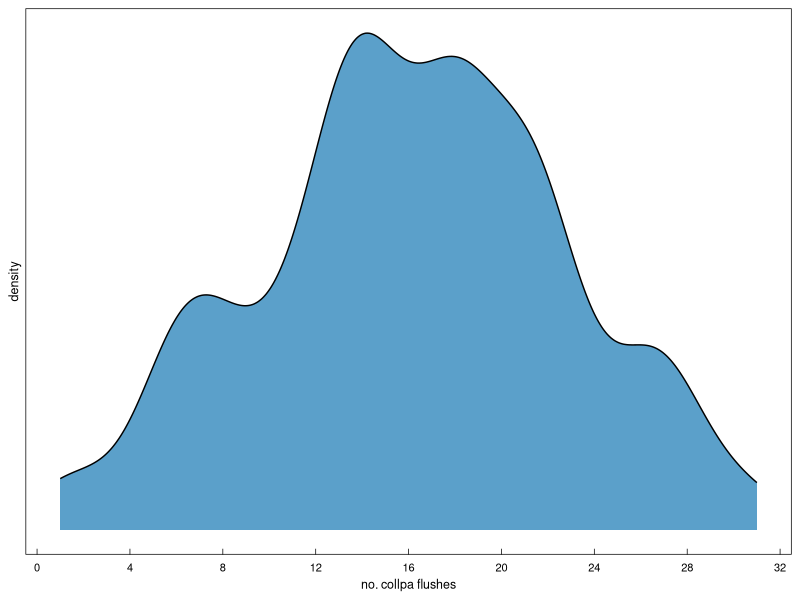
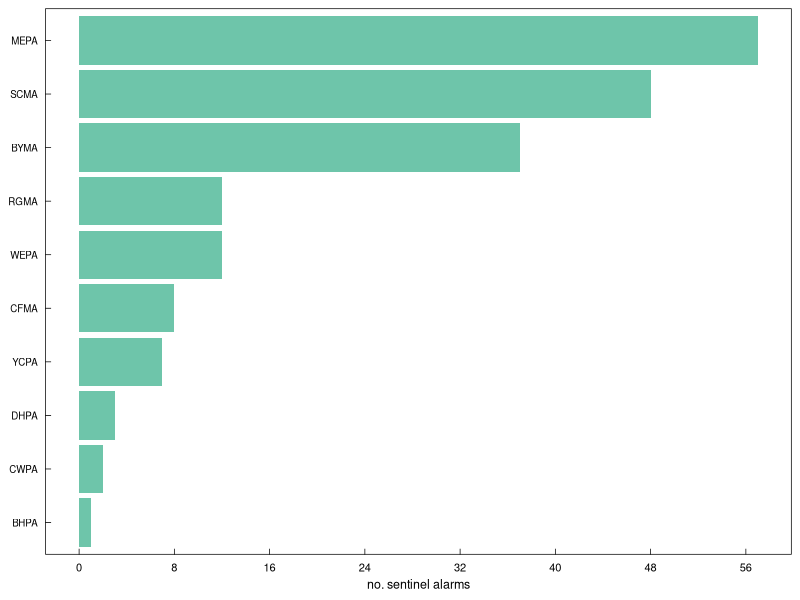
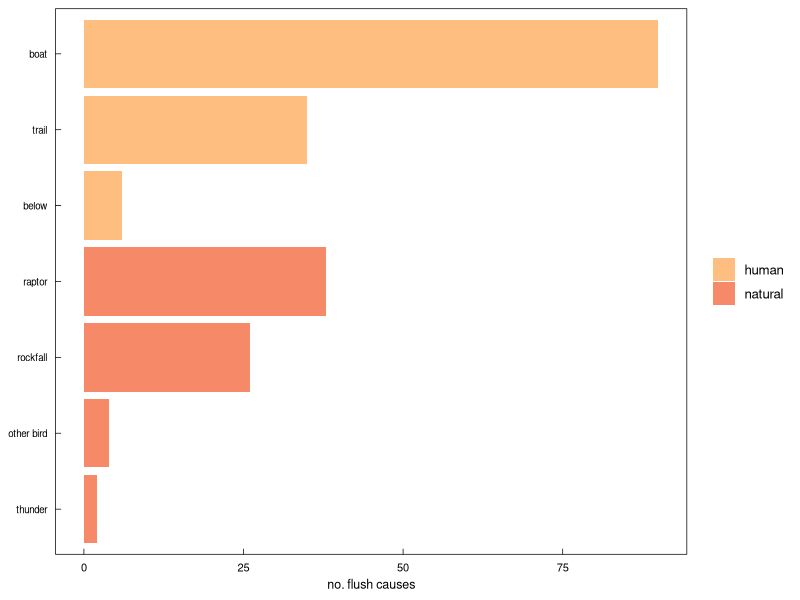
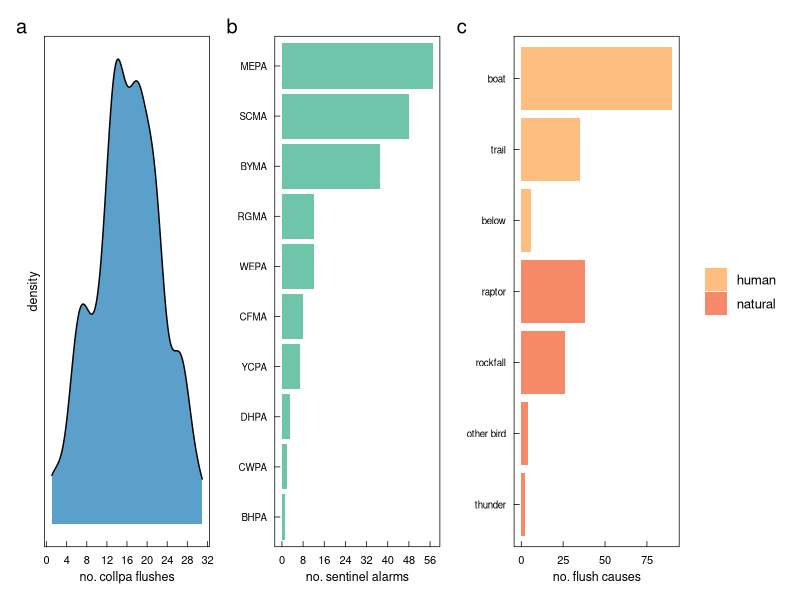

Here is the R script that generated these plots, in order:
#### this script organizes data, plots flush and fights data
#### should be figure ~4 in the manuscript

library(ggplot2)      # plotting and viz
library(plyr)         # legacy df manipulation
library(dplyr)        # variable grouping and manipulation
library(reshape)      # legacy df manipulation
library(data.table)   # legacy functions on df 
library(tidyverse)
library(tidyr)        # gathering and spreading
library(zoo)          # roll mean
library(ggthemes)     # helpful ggplot themes
library(forcats)
library(scales)
library(RColorBrewer) # pretty colors
library(ggridges)
library(colorspace)
library(patchwork)
library(lubridate)    # formatting times dates


# custom ggplot theme
themeKV <- theme_few()+
  theme(strip.background = element_blank(),
        axis.line = element_blank(),
        axis.text.x = element_text(colour = "black", margin = margin(0.2, unit = "cm")),
        axis.text.y = element_text(colour = "black", margin = margin(c(1, 0.2), unit = "cm")),
        axis.ticks.x = element_line(colour = "black", linewidth=.25), 
        axis.ticks.y = element_line(colour = "black", linewidth=.25),
        axis.ticks.length=unit(-0.15, "cm"), 
        element_line(colour = "black", linewidth=.5),
        panel.border = element_rect(colour = "black", fill=NA, linewidth=.5),
        legend.title=element_blank(),
        strip.text=element_text(hjust=0))

#### read in flush and fight data from csv
flush <- read.csv('data/flush.csv')
flush1 <- subset(flush, select = c(DATE)) # subset full dataset for only date column
flush2 <- flush1 %>% group_by(DATE) %>% # Group by count of multiple columns
  summarise(total_count=n(),.groups = 'drop') %>%
  as.data.frame() # make new df with these data

#### first to do, document # flushes per day, as density plot
p1 <- ggplot(flush2, aes(x = total_count, fill=c("#3288bd"))) +
  themeKV + theme(legend.position = "none", 
                  axis.text.y = element_blank(),
                  axis.title.y = element_text(size = 9),
                  axis.ticks.y = element_blank(),
                  axis.text.x = element_text(size = 8),
                  axis.title.x = element_text(size = 9),
                  ) + 
  geom_density(size = 0.5, alpha = 0.8, adjust = 0.7) +
  scale_fill_manual(values=c("#3288bd")) +
  scale_x_continuous(breaks = seq(0, 40, by = 4)) +
  xlab("no. collpa flushes")
p1


#### now count the occurrences of each species was a sentinel
flush <- read.csv('data/flush.csv')
sentinel <- subset(flush, select = c(ALARM)) # subset full dataset for only species IDs
sentinel1 <- sentinel %>% 
  filter(!(ALARM == 'NA')) # filter out NA values

# make col plot of alarm species
p2 <- ggplot(sentinel1, aes(y = fct_rev(fct_infreq(ALARM)), group=ALARM)) +
  themeKV + theme(legend.position = "none", 
                  axis.text.y = element_text(size = 7),
                  axis.title.y = element_blank(),
                  axis.text.x = element_text(size = 8),
                  axis.title.x = element_text(size = 9),
  ) + 
  geom_bar(fill = c("#66c2a5"), alpha =0.95) +
  scale_fill_manual(values=c("#66c2a5")) +
  scale_x_continuous(breaks = seq(0, 60, by = 8)) +
  xlab("no. sentinel alarms")
p2


#### now count the occurrences of each flush cause
flush <- read.csv('data/flush.csv')
cause <- subset(flush, select = c(CAUSE, CATEGORY)) # subset full dataset for only species IDs
cause1 <- cause %>% 
  filter(!(CAUSE == 'NA')) # filter out NA values

# count number of cause occurences
cause2 <- cause1 %>% group_by(CAUSE, CATEGORY) %>% # Group by count of multiple columns
  summarise(total_count=n(),.groups = 'drop') %>%
  as.data.frame() # make new df with these data
# manually reorder to sort by CATEGORY then CAUSE
reorder = c(3,1,6,4,5,7,2) # create reorder variables
cause2$reorder = reorder # add as col to df
# dplyr frustrating me too much so gave up and just manually redid it

  p3 <- ggplot(cause2, aes(x=total_count, y=fct_rev(fct_reorder(CAUSE, reorder)), fill=CATEGORY)) +
  themeKV + theme(#legend.position = "none", 
                  axis.text.y = element_text(size = 7),
                  axis.title.y = element_blank(),
                  axis.text.x = element_text(size = 8),
                  axis.title.x = element_text(size = 9),
  ) + 
  geom_col(alpha = 0.8) +
  scale_fill_manual(values=c("#fdae61", "#f46d43")) +
  #scale_x_continuous(breaks = seq(0, 60, by = 8)) +
  xlab("no. flush causes")
p3


# use #9e0142 for fight scatter plot p4


layout2 <- "
ABC"
  p1 + p2 + p3 +
  plot_layout(design = layout2) +
  plot_annotation(tag_levels = 'a') # add panel labels a, b, c... etc
